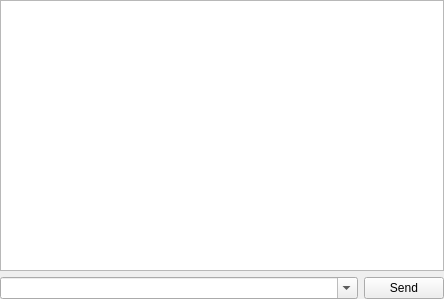
<?xml version="1.0" encoding="UTF-8"?>
<ui version="4.0">
 <class>ScriptView</class>
 <widget class="QWidget" name="ScriptView">
  <property name="geometry">
   <rect>
    <x>0</x>
    <y>0</y>
    <width>444</width>
    <height>299</height>
   </rect>
  </property>
  <property name="windowTitle">
   <string>Form</string>
  </property>
  <layout class="QVBoxLayout" name="verticalLayout">
   <property name="margin">
    <number>0</number>
   </property>
   <item>
    <widget class="PythonEditor" name="transcript">
     <property name="readOnly">
      <bool>true</bool>
     </property>
    </widget>
   </item>
   <item>
    <layout class="QHBoxLayout" name="horizontalLayout">
     <item>
      <widget class="QComboBox" name="input">
       <property name="sizePolicy">
        <sizepolicy hsizetype="Expanding" vsizetype="Fixed">
         <horstretch>0</horstretch>
         <verstretch>0</verstretch>
        </sizepolicy>
       </property>
       <property name="editable">
        <bool>true</bool>
       </property>
      </widget>
     </item>
     <item>
      <widget class="QPushButton" name="sendButton">
       <property name="sizePolicy">
        <sizepolicy hsizetype="Preferred" vsizetype="Fixed">
         <horstretch>0</horstretch>
         <verstretch>0</verstretch>
        </sizepolicy>
       </property>
       <property name="text">
        <string>Send</string>
       </property>
      </widget>
     </item>
    </layout>
   </item>
  </layout>
 </widget>
 <customwidgets>
  <customwidget>
   <class>PythonEditor</class>
   <extends>QTextEdit</extends>
   <header>widgets.pythoneditor</header>
  </customwidget>
 </customwidgets>
 <resources/>
 <connections/>
</ui>
